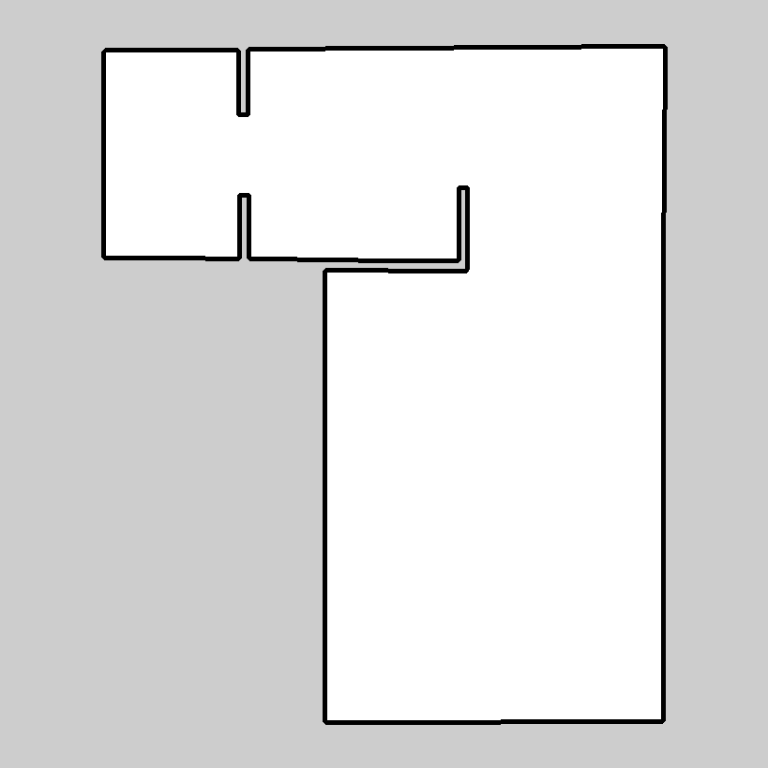
#> input picture gazebo_models/indoor_layouts/sample/sample_layout.pgm, 768 x 768 px
$ python layout_to_occpmap.py --file_path ../sample/sample_layout.pgm --output_path out.png
#> lines starting #> are read from the running program, lines starting #| are printed output that depends on the picture; after the words box and inside, x2 and y2 are one past the last pixel; in counts of white or black regions, pixels touching at a corner belong together
#> further down, img is the input picture: shape (768, 768); min 0, max 255, mean 222.3
#!/usr/bin/env python3

import argparse
import numpy as np
import cv2 as cv

def get_occupany_map(img: np.ndarray, output_path: str, output_size: tuple):
    """
    Convert the HouseExpo indoor layout to occupancy map

    Parameters
    ----------
    img: numpy.ndarray
        input image
    output_path: str
        full path (*.pgm) indicating where to store the file
    output_size: tuple
        the output image shape as (rows, cols)
    """
#> called with output_path = 'out.png', output_size = (768, 768)

    (rows, cols) = img.shape
#> rows = 768; cols = 768

    # the houseexpo layout has black-background so perform inverse transform
    _, thresh_img = cv.threshold(img, 1, 255, cv.THRESH_BINARY_INV)
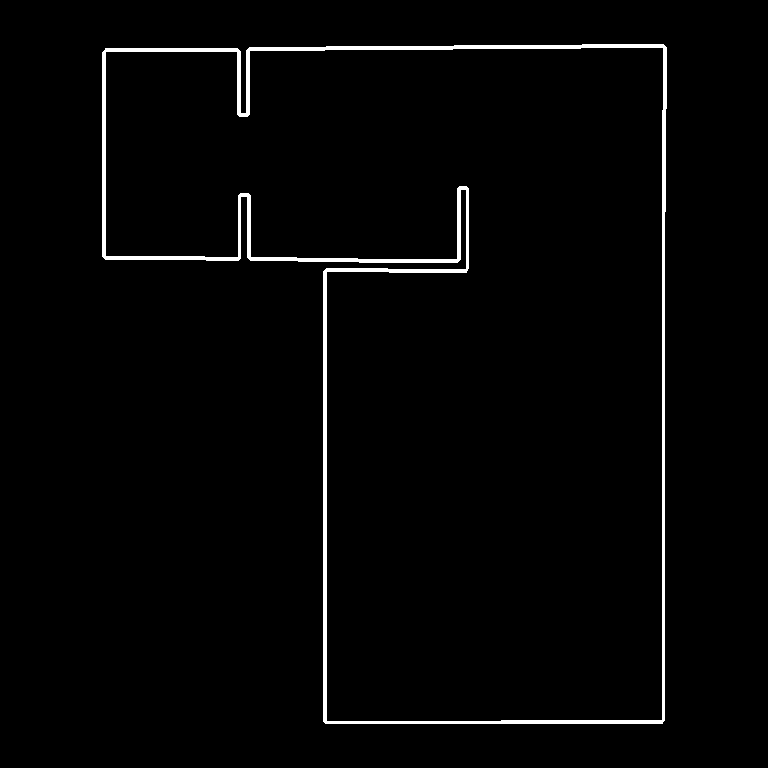
#> thresh_img: shape (768, 768); 2% white; 1 white region

    # find and draw contours i.e, borders
    # reference: https://docs.opencv.org/3.4/d4/d73/tutorial_py_contours_begin.html
    contours, hierarchy = cv.findContours(thresh_img, cv.RETR_TREE, cv.CHAIN_APPROX_SIMPLE)
#> contours = 2 contours; box (x1, y1, x2, y2) and area: (102, 44, 667, 724) 275939, (105, 47, 664, 722) 267364
    cv.drawContours(thresh_img, contours, contourIdx=1, color=100, thickness=3)
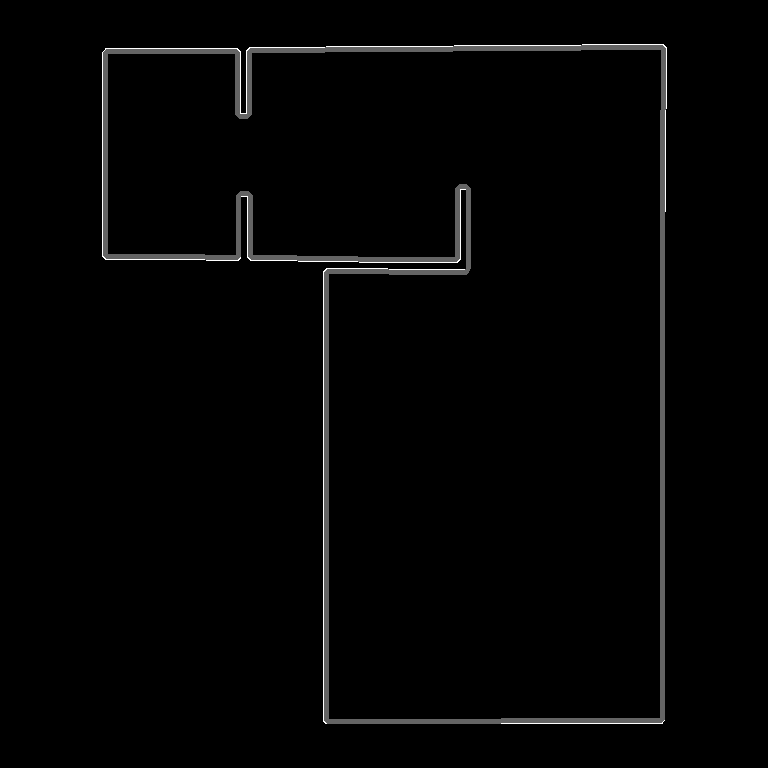
#> thresh_img: shape (768, 768); 2.64% of pixels changed, all inside (x1, y1, x2, y2) = (103, 45, 666, 724)

    # switch colors => 205: unknown, 255: free, 0: occupied
    thresh_img = np.where(thresh_img==255, np.uint8(205), thresh_img) # unknown
    thresh_img = np.where(thresh_img==0, np.uint8(255), thresh_img) # free
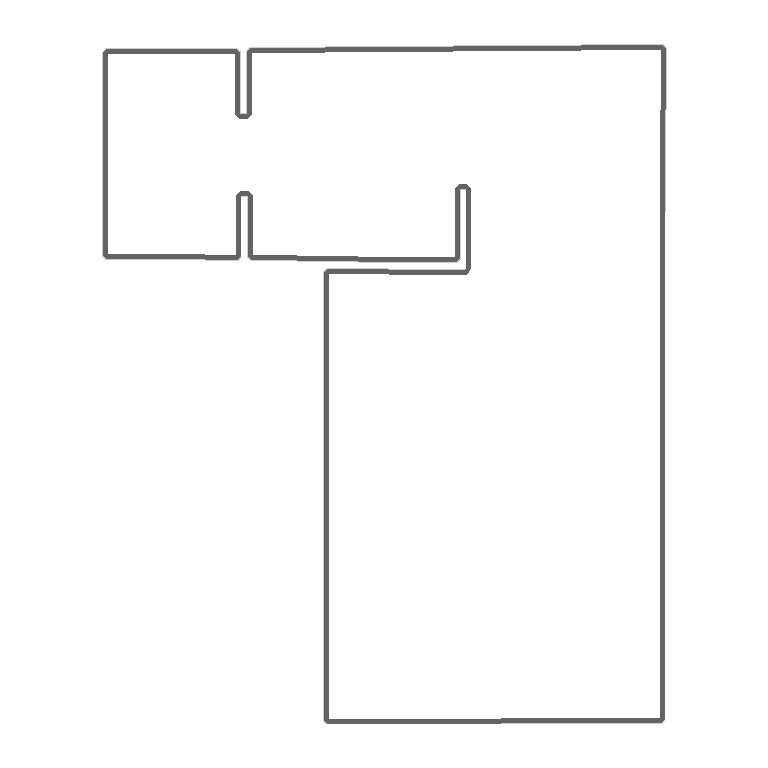
#> thresh_img: shape (768, 768); min 100, max 255, mean 250.7
    thresh_img = np.where(thresh_img==100, np.uint8(0), thresh_img) # obstacle
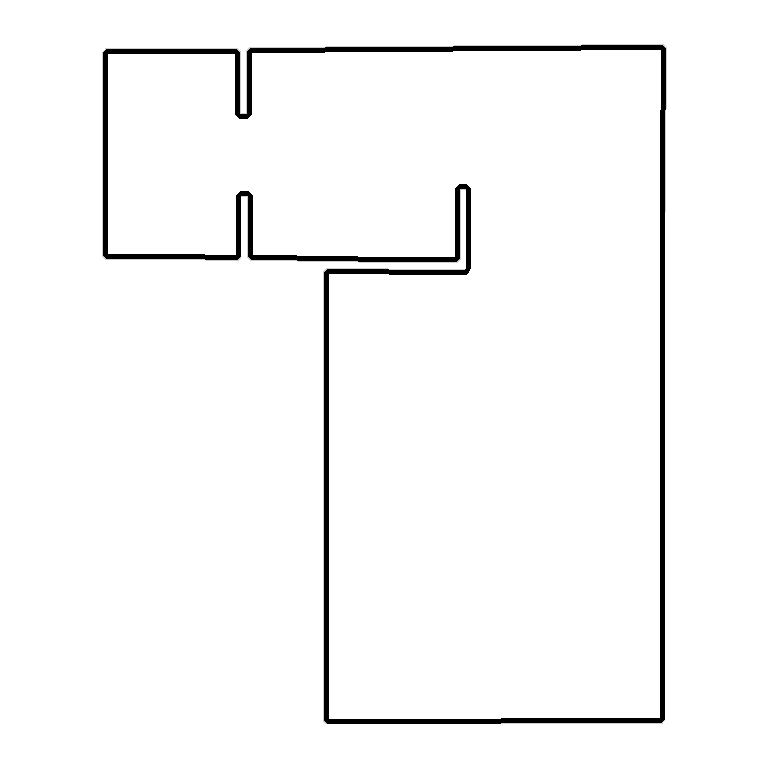
#> thresh_img: shape (768, 768); min 0, max 255, mean 248.1

    # add padding to borders to make the output have equal width and height
    padding = max(rows, cols) + 50
#> padding = 818
    thresh_img = cv.copyMakeBorder(thresh_img, (padding-rows)//2, (padding-rows)//2, \
            (padding-cols)//2, (padding-cols)//2, cv.BORDER_CONSTANT, value=205)
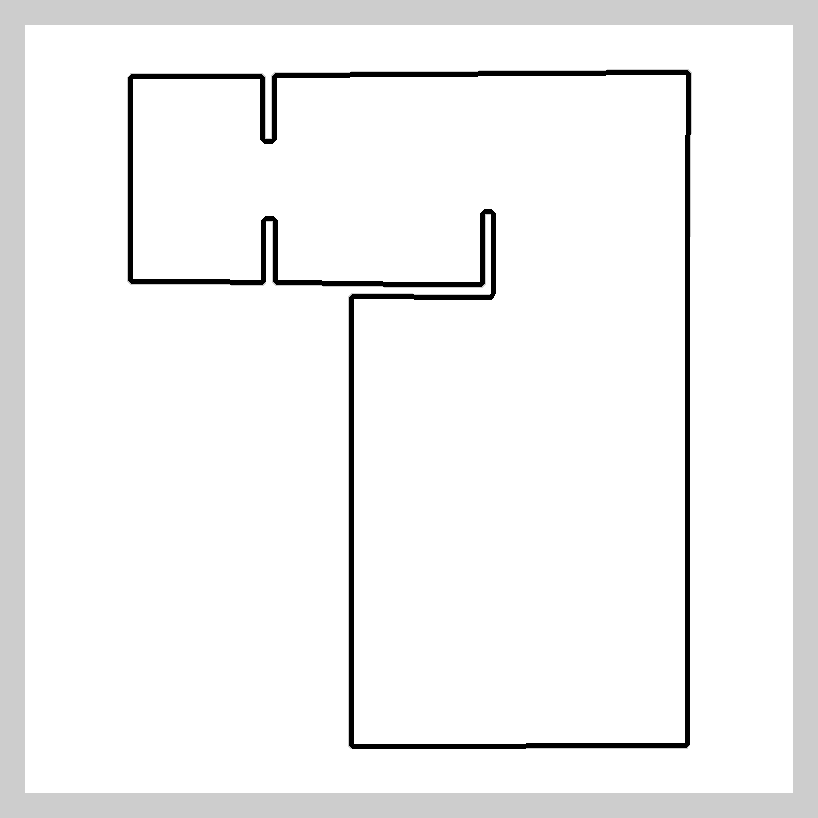
#> thresh_img: shape (818, 818); min 0, max 255, mean 243
    thresh_img = cv.resize(thresh_img, output_size)
#> thresh_img: shape (768, 768)

    # store the image
    cv.imwrite(output_path, thresh_img)

if __name__ == '__main__':
    parser = argparse.ArgumentParser(description='Convert HouseExpo indoor layout images to occupany map')
    parser.add_argument('--file_path', dest='file_path', \
                    required=True, help='full path to layout image')
    parser.add_argument('--output_path', dest='output_path', \
                    required=True, help='full path to output image (*.pgm)')
    parser.add_argument('--o_shape', dest='o_shape', type=int, \
                    default=768, help='output occupancy map shape')
    args = parser.parse_args()

    img = cv.imread(args.file_path, cv.IMREAD_UNCHANGED)
    get_occupany_map(img, args.output_path, (args.o_shape, args.o_shape))
